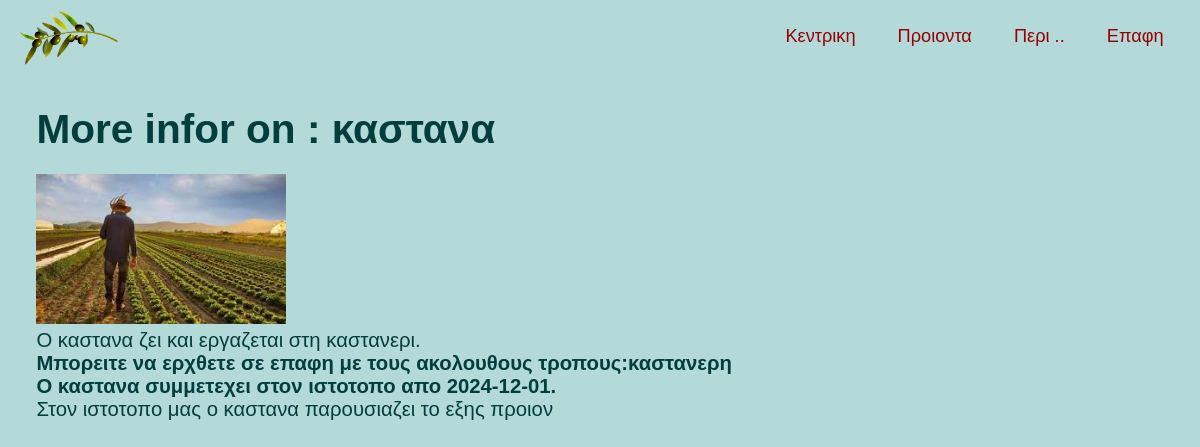
The app's page /products/5/ with its own data.
### products/models.py (models this page shows, shortened)
class Producer(models.Model):
    name = models.CharField(max_length=200)
    region = models.CharField(max_length=200)
    contact = models.CharField(max_length=255)
    image = models.ImageField(upload_to='producers/', default='producers/farmer2.jpeg')
    registered = models.DateTimeField(auto_now_add=True)
    class Meta:
        verbose_name_plural = "Producers"
        ordering = ['-registered']

### products/views.py (the view)
# urls.py: path('<int:id>/', views.producer_detail, name='producer_detail'),
def producer_detail(request, id):
    product_count = Product.objects.filter(producer=id).count()
    products = Product.objects.filter(producer=id)
    producer = Producer.objects.get(id=id)
    title = 'Πληροφοριες'
    ctx = {
        'title': title,
        'producer': producer,
        'product_count': product_count,
        'products': products,
    }
    return render(request, 'products/producer_detail.html', ctx)

### products/templates/products/producer_detail.html (shortened to what this page needs)
{% extends "portal/base.html" %}
{% load static %}
{% block content %}
<div class="page__container">
    <h1>More infor on : {{ producer.name }}</h1>
        <p class="item_image">
        <img src=" {% get_media_prefix %}{{ producer.image }}" alt="{{ producer.name }}">
        </p>
        <p>
        Ο {{ producer.name }} ζει και εργαζεται στη {{ producer.region }}.
    </p>
    <h4>
        Μπορειτε να ερχθετε σε επαφη  με τους ακολουθους τροπους:{{ producer.contact }}
    </h4>
    <h4>
        Ο {{ producer.name }} συμμετεχει στον ιστοτοπο απο {{ producer.registered|date:'Y-m-d' }}.
    </h4>
    <p>
        Στον ιστοτοπο μας ο {{ producer.name}}  παρουσιαζει
        {% if product_count < 2 %}
        το εξης προιον
        {% else %}
        τα εξης προιοντα
        {% endif %}
        <br>
    </p>
</div>
{% endblock content %}

### static/css/custom.css (style rules this page uses)
:root { --sec-bg-pale: #CFECEC; --bg-light-teal: #B3D9D9; --sec-bg-teal-green: #00827F; --teal-blue: #007C80; --medium-teal:#045F5F; --sec-text-dark-teal: #045D5D; --text-deep-teal: #033E3E; --gunmetal: #2C3539; --btn-text-color: #F5F5F5; --olive: #808000; --crimson-red: #990000; --sandstone: #786D5F; }
* { box-sizing: border-box; padding: 0; margin: 0; scroll-behavior: smooth; text-decoration: none; }
html, body { color: var(--text-deep-teal); font-size: var(--main-fsize); font-family: 'Crimson Text', sans-serif; font-size: 1rem; font-size: clamp(1rem, 0.95rem + 0.25vw, 1.25rem); font-weight: 400; font-style: normal; background-color: var(--bg-light-teal); }
.page__container { padding: 2rem; }
.item_image { width: 250px; margin-top: 1em; }
.item_image img { object-fit: cover; max-height: 200px; width: 250px; }

### records on screen
Producer: name "καστανα", image (picture), region "καστανερι", contact "καστανερη", registered "2024-12-01"
